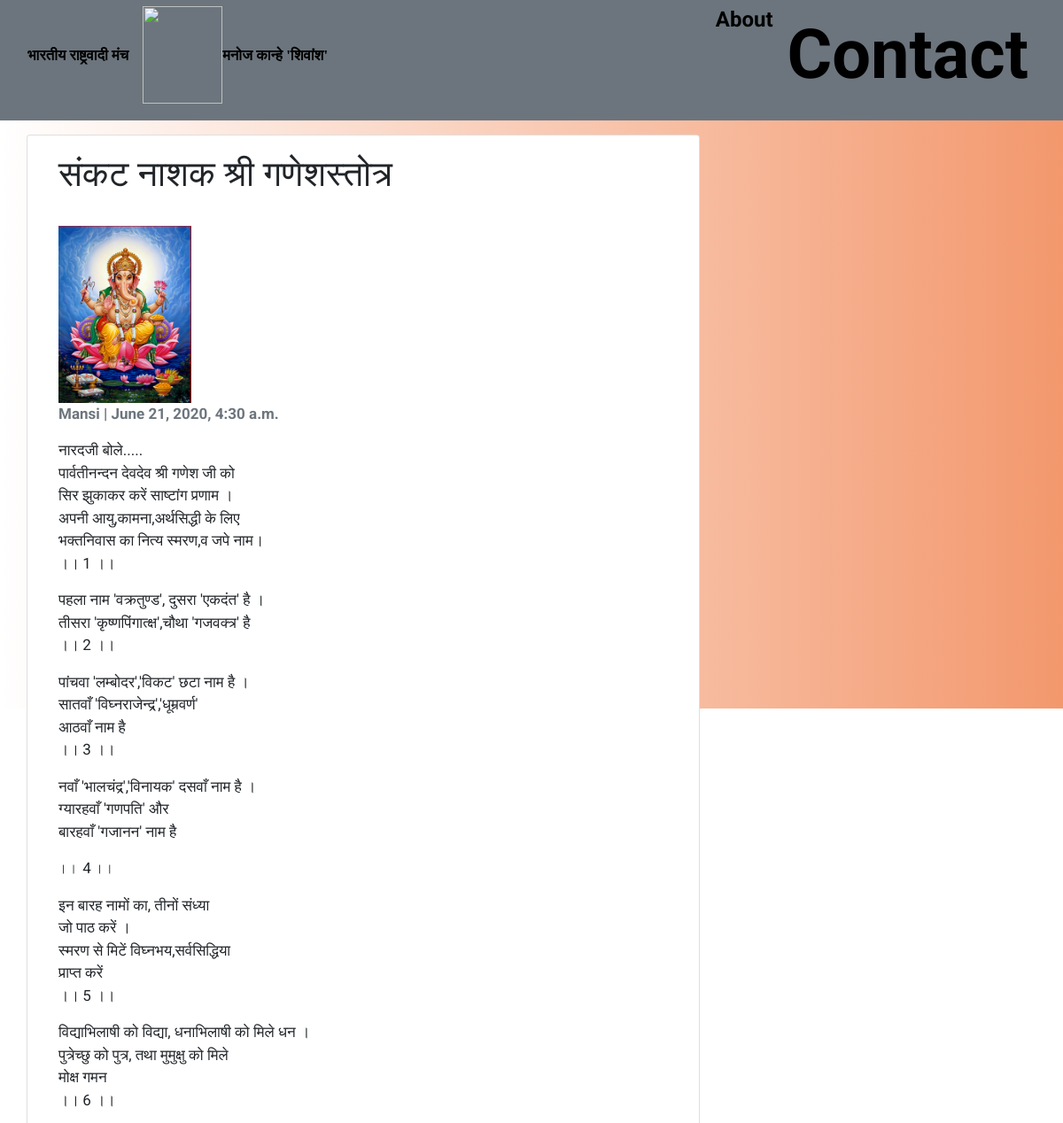
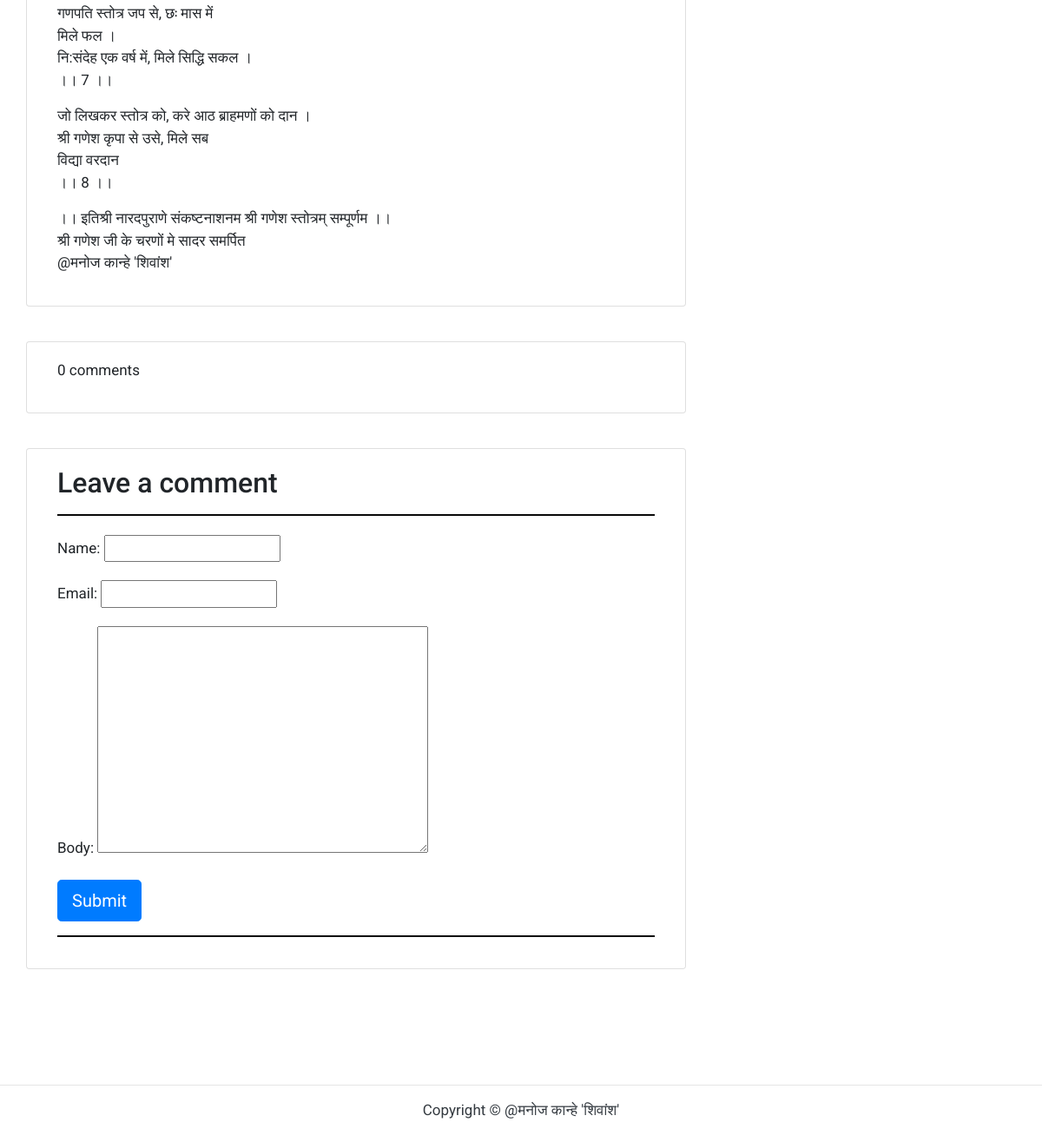
The app's page /my-first-post/ with its own data (2 pictures, top to bottom).
### blog/models.py (models this page shows, shortened)
class Post(models.Model):
    title = models.CharField(max_length=200, unique=True)
    slug = models.SlugField(max_length=200, unique=True)
    author = models.ForeignKey(User, on_delete= models.CASCADE)
    updated_on = models.DateTimeField(auto_now= True)
    content = models.TextField()
    created_on = models.DateTimeField(auto_now_add=True)
    status = models.IntegerField(choices=STATUS, default=0)
    logo = models.FileField()
    class Meta:
        ordering = ['-created_on']

### blog/views.py (the view)
# urls.py: path('<slug:slug>/', views.detail, name='detail'),
def detail(request, slug):
    template_name = "blog/detail.html"
    post = get_object_or_404(Post, slug=slug)
    comments = post.comments.filter(active=True)
    new_comment = None
    if request.method == 'POST':
        comment_form = CommentForm(data=request.POST)
        if comment_form.is_valid():
            new_comment = comment_form.save(commit=False)
            new_comment.post = post
            new_comment.save()
    else:
        comment_form = CommentForm()
    return render(request, template_name, {'post': post,
                                           'comments': comments,
                                           'new_comment': new_comment,
                                           'comment_form': comment_form})

### blog/forms.py
class CommentForm(forms.ModelForm):
    class Meta:
        model = Comment
        fields = ('name', 'email', 'body')

### blog/templates/blog/detail.html (shortened to what this page needs)
{% extends 'blog/base.html' %}
{% block content %}
<div class="container">
  <div class="row">
    <div class="col-md-8 card mb-4  mt-3 left  top">
      <div class="card-body">
        <h1>{% block title %} {{ post.title }}  {% endblock title %}</h1>
                    <a href="{% url 'blog:detail' post.id %}"><br>
                        {% if post.logo %}
                            <img src="{{ post.logo.url }}" class="img-responsive" height="200vh" width="150vw">
                        {% else %}
                            <h3>No image to display</h3>
                        {% endif %}
                    </a>
        <p class=" text-muted" style="font-weight: bolder; color: black;">{{ post.author }} | {{ post.created_on }}</p>
        <p class="card-text ">{{ post.content | linebreaks }}</p>
      </div>
    </div>
    <div class="col-md-8 card mb-4  mt-3 ">
      <div class="card-body" style="width: fit-content;">
        <p>{{ comments.count }} comments</p>
      </div>
    </div>
    <div class="col-md-8 card mb-4  mt-3 ">
      <div class="card-body">
        {% if new_comment %}
        <div class="alert alert-success" role="alert" style="font-size: 3vh;">
          Your comment is awaiting moderation
        </div>
        {% else %}
        <h3 style="font-size: 4vh;">Leave a comment</h3>
        <hr style=" border: 0.1vh solid rgb(8, 8, 8);">
        <form method="post" style="margin-top: 1.3em;">
          {{ comment_form.as_p }}
          <button type="submit" class="btn btn-primary  btn-lg">Submit</button>
          <hr style=" border: 0.1vh solid rgb(8, 8, 8);">
        </form>
        {% endif %}
      </div>
    </div>
  </div>
</div>
{% endblock content %}

### blog/static/blog/style.css (style rules this page uses)
body { background: white url("images/back1.jpg"); background-repeat: no-repeat; background-size: cover; font-family: 'Balsamiq Sans', cursive; }

### blog/templates/blog/base.html (style rules this page uses)
body { font-family: "Roboto", sans-serif; font-size: 17px; background-image: linear-gradient(to right, rgba(250, 222, 209, 0), rgb(243, 152, 109)); }

### records on screen
Post: title "संकट नाशक श्री गणेशस्तोत्र", logo (picture), author "Mansi", created_on "June 21, 2020, 4:30 a.m.", content "नारदजी बोले..... पार्वतीनन्दन देवदेव श्री गणेश जी को सिर झुकाकर करें साष्टांग प्रणाम । अपनी आयु,कामना,अर्थसिद्धी के लिए भक्तनिवास का नित्य स्मरण,व जपे नाम। ।। 1 ।। पहला नाम 'वक्रतुण्ड', दुसरा 'एकदंत' है । तीसरा 'कृष्णपिंगात्क्ष',चौथा 'गजवक्त्र' है ।। 2 ।। पांचवा 'लम्बोदर','विकट' छटा नाम है । सातवाँ 'विघ्नराजेन्द्र','धूम्रवर्ण' आठवाँ नाम है ।। 3 ।। नवाँ 'भालचंद्र','विनायक' दसवाँ नाम है । ग्यारहवाँ 'गणपति' और बारहवाँ 'गजानन' नाम है ।। 4 ।। इन बारह नामों का, तीनों संध्या जो पाठ करें । स्मरण से मिटें विघ्नभय,सर्वसिद्धिया प्राप्त करें ।। 5 ।। विद्याभिलाषी को विद्या, धनाभिलाषी को मिले धन । पुत्रेच्छु को पुत्र, तथा मुमुक्षु को मिले मोक्ष गमन ।। 6 ।। गणपति स्तोत्र जप से, छः मास में मिले फल ।…"

### other values on screen
{{ comments.count }} "0"
